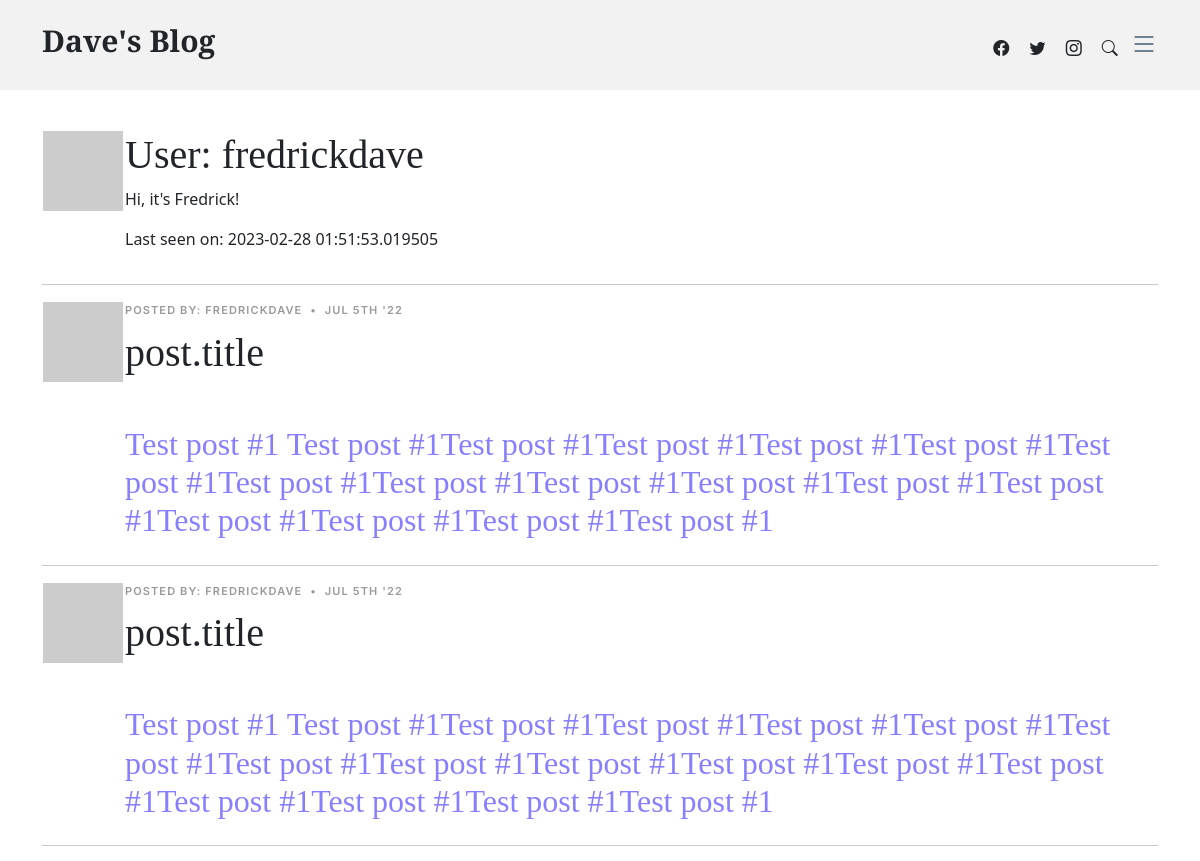
/user/fredrickdave (signed in, upper part), run on an earlier commit of the app's database.
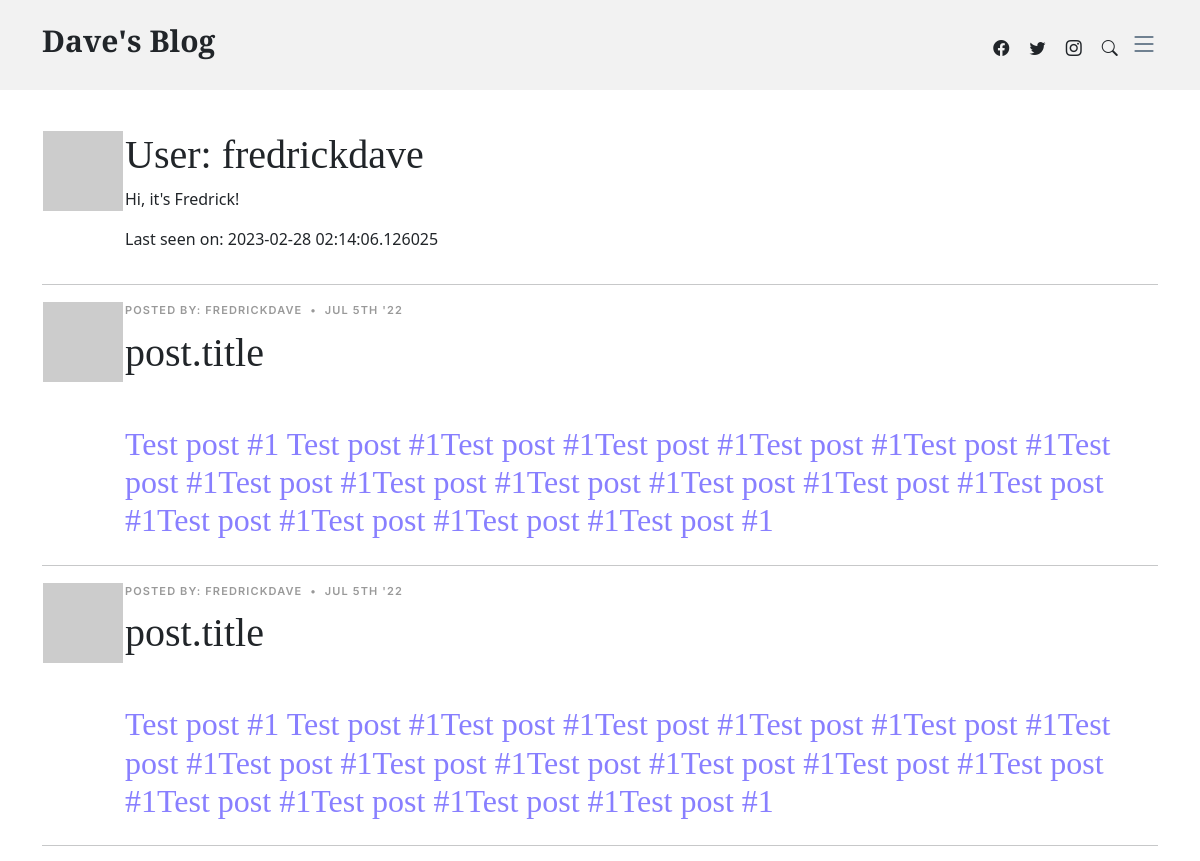
And on a later commit of the database.
### app/models.py (models this page shows, shortened)
class User(db.Model, UserMixin):
    __tablename__ = "user"
    id = db.Column(db.Integer, primary_key=True)
    username = db.Column(db.String(64), index=True, unique=True, nullable=False)
    email = db.Column(db.String(120), index=True, unique=True, nullable=False)
    password_hash = db.Column(db.String(128), nullable=False)
    posts = db.relationship("Post", backref="author", lazy="dynamic")
    about_me = db.Column(db.String(140))
    last_seen = db.Column(db.DateTime, default=datetime.utcnow)
    def avatar(self, size):
        digest = md5(self.email.lower().encode("utf-8")).hexdigest()
        return f"https://www.gravatar.com/avatar/{digest}?d=retro&s={size}"

### app/routes.py (the view)
@app.route("/user/<username>")
@login_required
def user(username):
    user = User.query.filter_by(username=username).first_or_404()
    posts = [
        {
            "author": user,
            "body": (
                "Test post #1 Test post #1Test post #1Test post #1Test post #1Test post #1Test post #1Test post #1Test"
                " post #1Test post #1Test post #1Test post #1Test post #1Test post #1Test post #1Test post #1Test"
                " post #1"
            ),
        },
        {
            "author": user,
            "body": (
                "Test post #1 Test post #1Test post #1Test post #1Test post #1Test post #1Test post #1Test post #1Test"
                " post #1Test post #1Test post #1Test post #1Test post #1Test post #1Test post #1Test post #1Test"
                " post #1"
            ),
        },
        {
            "author": user,
            "body": (
                "Test post #1 Test post #1Test post #1Test post #1Test post #1Test post #1Test post #1Test post #1Test"
                " post #1Test post #1Test post #1Test post #1Test post #1Test post #1Test post #1Test post #1Test"
                " post #1"
            ),
        },
        {
            "author": user,
            "body": (
                "Test post #1 Test post #1Test post #1Test post #1Test post #1Test post #1Test post #1Test post #1Test"
                " post #1Test post #1Test post #1Test post #1Test post #1Test post #1Test post #1Test post #1Test"
                " post #1"
            ),
        },
        {
            "author": user,
            "body": (
                "Test post #1 Test post #1Test post #1Test post #1Test post #1Test post #1Test post #1Test post #1Test"
                " post #1Test post #1Test post #1Test post #1Test post #1Test post #1Test post #1Test post #1Test"
                " post #1"
            ),
        },
        {"author": user, "body": "Test post #2"},
    ]
    return render_template("user.html", user=user, posts=posts)

### app/models.py (called while the page is built)
@login_manager.user_loader
def load_user(id):
    return User.query.get(int(id))

### app/routes.py (called while the page is built)
@app.before_request
def before_request():
    if current_user.is_authenticated:
        time_difference = (datetime.utcnow() - current_user.last_seen).total_seconds()
        print("time_difference:", time_difference)
        if time_difference > 10:
            print("Time adjusted!")
            current_user.last_seen = datetime.utcnow()
            db.session.commit()

### app/templates/user.html (shortened to what this page needs)
{% extends "base.html" %}
{% block content %}
<section class="user-profile">
  <div class="container" data-aos="fade-up">
    <table>
      <tr valign="top">
        <td><img src="{{ user.avatar(128) }}"></td>
        <td>
          <h1>User: {{ user.username }}</h1>
          {% if user.about_me %}<p>{{ user.about_me }}</p>{% endif %}
          {% if user.last_seen %}<p>Last seen on: {{ user.last_seen }}</p>{% endif %}
        </td>
      </tr>
    </table>
    <hr>
  </div>
  {% for post in posts %}
  <div class="container" data-aos="fade-up">
    <table>
      <tr valign="top">
        <td><img src="{{ post.author.avatar(36) }}"></td>
        <td>{% include '_post.html' %}</td>
      </tr>
    </table>
    <hr>
  </div>
  {% endfor %}
</section>
{% endblock %}

### app/templates/_post.html
    <div class="post-meta"><span class="date">Posted by: {{ post.author.username }}</span> <span
        class="mx-1">&bullet;</span> <span>Jul 5th
        '22</span></div>
    <h1 class="mb-5 post-title">post.title</h1>
    <h2 class="post-subtitle">{{ post.body }}</h2>

What changed in the data, as far as the page shows it:
changed User "fredrickdave": last_seen "2023-02-28 01:51:53.019505" → "2023-02-28 02:14:06.126025"
